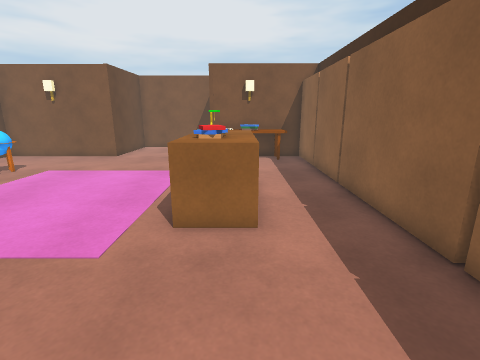
View 1 (above)

14 first-person views from a walk through a Unity game level. The camera is 1.3 m above the floor, tilts 14° down and sees 85° across. The floor is counted in squares, 0.5 m on a side. Each view is taken from the middle of a square. On the plan, view 1 faces up. The plan holds only what a view shows up to about 18 squares ahead; the rest is blank.

View 2
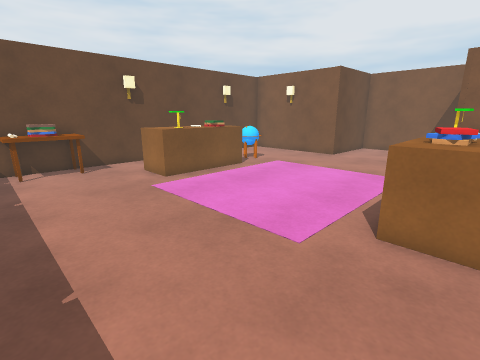

View 3
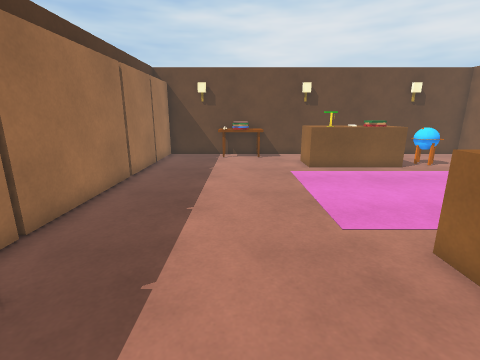

View 4
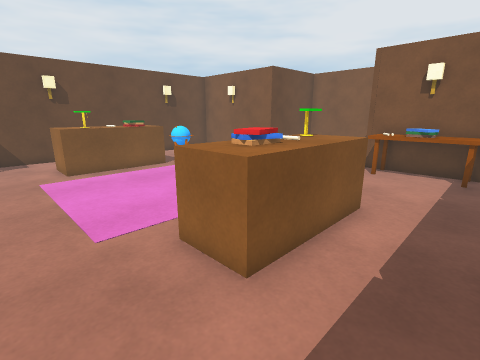

View 5
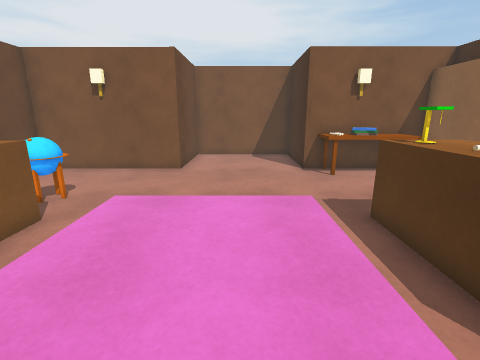

View 6
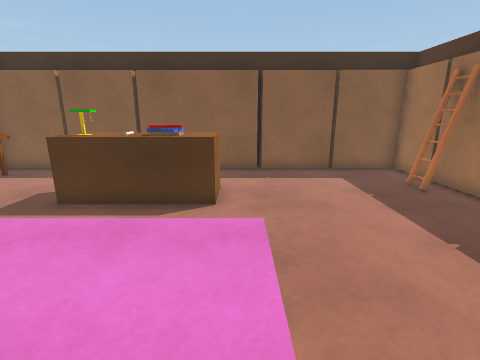

View 7
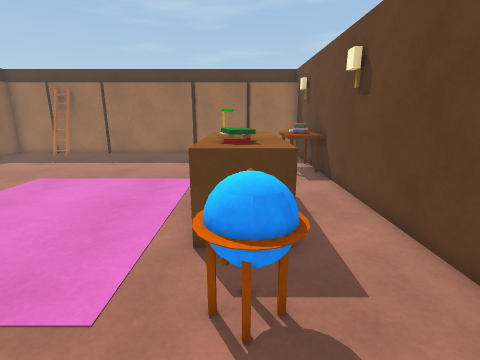

View 8
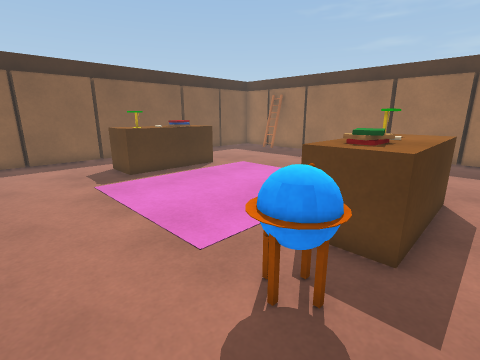

View 9
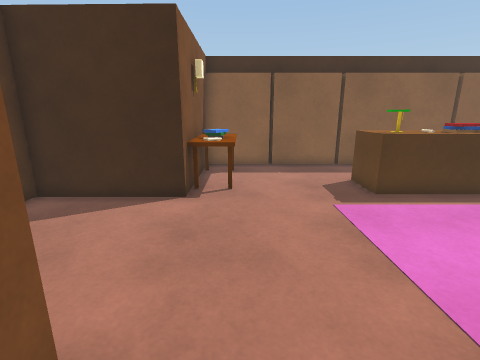

View 10
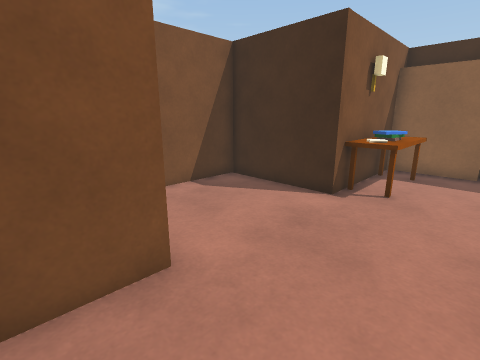

View 11
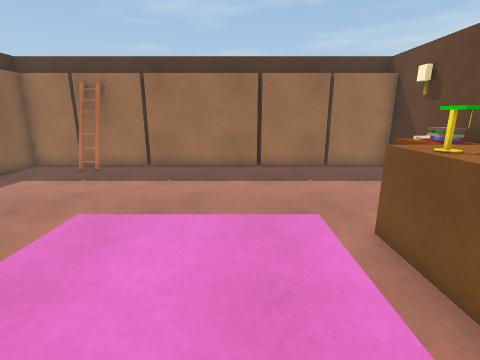

View 12
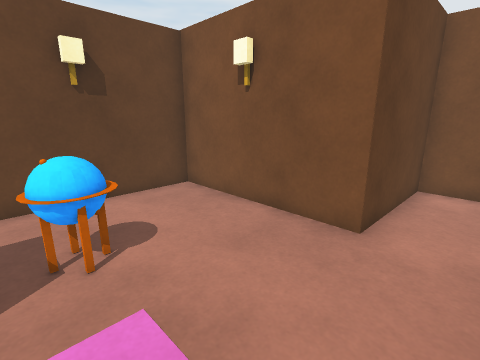

View 13
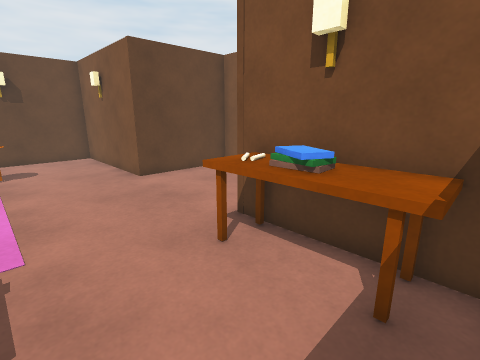

View 14
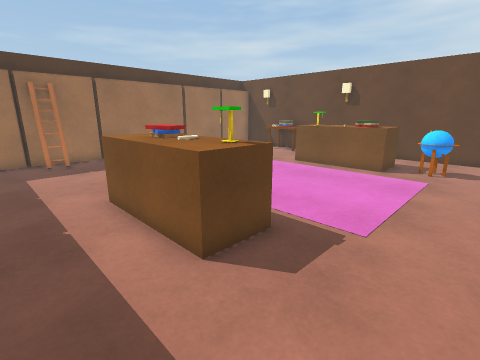

### Floor plan
Points are (right, up) in squares from view 1. A wall is a line through its corners. A room is listed if a view was taken in it or the views show most of it. See-through windows are left out.
Room 1 (views 1, 2, 3, 4, 5, 6, 7, 8, 9, 10, 11, 12, 13, 14)
walls: (-10.5, 9.4) (-10.8, 8.6); (-10.7, 8.6) (-11.2, 8.5); (-10.8, 9.5) (-10.6, 8.7); (-11.2, 9.4) (-10.7, 9.6); (-11.2, 9.6) (-10.7, 9.4); (-11.4, 8.7) (-11.1, 9.5); (3.8, 4.1) (3.8, 16.8) (-1.9, 16.8) (-1.8, 21.7) (-7.8, 21.7) (-7.9, 16.8) (-14.8, 16.8) (-14.8, -2.7) (-11.6, -2.7); (-13.7, 2.5) (-13.6, 1.6); (-14.2, 2.5) (-13.6, 2.5); (-2.1, -2.7) (1.2, -2.7); (1.4, -2.7) (3.8, -2.7) (3.8, 3.9); (-11.5, -2.7) (-2.3, -2.7)
low walls: (-10.7, 9.4) (-10.7, 8.6); (-11.2, 8.5) (-11.2, 9.6); (-11.2, 9.5) (-10.7, 9.5); (-13.5, 2.5) (-13.8, 1.5); (-14.1, 2.6) (-13.6, 2.4); (-14.2, 2.5) (-13.6, 2.5) (-13.6, 1.6)
objects: other object (-14, 1); table (-14, 1) to (-13, 3); brown block (-12, 6) to (-10, 10); other object (-12, 11) to (-10, 13); lamp (-11, 6) to (-10, 7); other object (-11, 8); brown block (-10, 6); brown block (-2, 6) to (0, 10); other object (-1, 8); lamp (-1, 9) to (-1, 10); table (-1, 15) to (3, 16); other object (-1, 16); ladder (0, -2) to (1, -2)

Where each view was taken, in squares from view 1:
view 1: 0 up, 0 right, facing up
view 2: 0 up, 0 right, facing up-left
view 3: 2 up, 3 right, facing left
view 4: 3 up, 3 right, facing up-left
view 5: 4 up, 5 left, facing up
view 6: 5 up, 9 left, facing right
view 7: 15 up, 11 left, facing down
view 8: 15 up, 13 left, facing down-right
view 9: 15 up, 10 left, facing right
view 10: 13 up, 10 left, facing up-right
view 11: 11 up, 7 left, facing down
view 12: 11 up, 6 left, facing up-left
view 13: 12 up, 3 right, facing up-left
view 14: 14 up, 3 right, facing down-left
